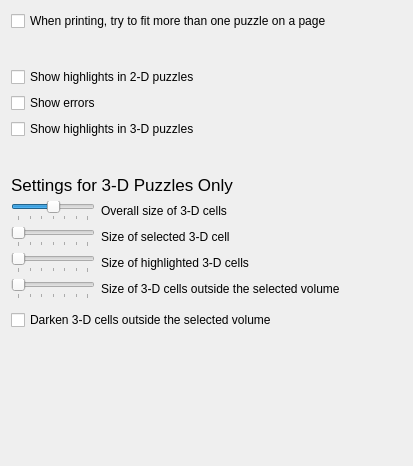
<?xml version="1.0" encoding="UTF-8"?>
<ui version="4.0">
 <class>ConfigGame</class>
 <widget class="QWidget" name="ConfigGame">
  <property name="geometry">
   <rect>
    <x>0</x>
    <y>0</y>
    <width>413</width>
    <height>466</height>
   </rect>
  </property>
  <layout class="QVBoxLayout" name="verticalLayout">
   <item>
    <widget class="QCheckBox" name="kcfg_PrintMulti">
     <property name="toolTip">
      <string/>
     </property>
     <property name="text">
      <string>When printing, try to fit more than one puzzle on a page</string>
     </property>
    </widget>
   </item>
   <item>
    <spacer name="verticalSpacer">
     <property name="orientation">
      <enum>Qt::Vertical</enum>
     </property>
     <property name="sizeType">
      <enum>QSizePolicy::Fixed</enum>
     </property>
     <property name="sizeHint" stdset="0">
      <size>
       <width>20</width>
       <height>30</height>
      </size>
     </property>
    </spacer>
   </item>
   <item>
    <widget class="QCheckBox" name="kcfg_ShowHighlights">
     <property name="toolTip">
      <string>Highlight the row, column and block that contain the selected cell</string>
     </property>
     <property name="whatsThis">
      <string>Highlight the row, column and block that contain the selected cell. Blocks may be square or irregular (as in jigsaw-type or XSudoku puzzles).</string>
     </property>
     <property name="text">
      <string>Show highlights in 2-D puzzles</string>
     </property>
    </widget>
   </item>
   <item>
    <widget class="QCheckBox" name="kcfg_ShowErrors">
     <property name="toolTip">
      <string>Highlight in red any cells whose values break the Sudoku rules.</string>
     </property>
     <property name="whatsThis">
      <string>Highlight in red any cells whose values break the Sudoku rules.</string>
     </property>
     <property name="text">
      <string>Show errors</string>
     </property>
    </widget>
   </item>
   <item>
    <widget class="QCheckBox" name="kcfg_ShowHighlights3D">
     <property name="toolTip">
      <string>Highlight the planes (blocks) that contain the selected cell.</string>
     </property>
     <property name="whatsThis">
      <string>Highlight the planes (blocks) that contain the selected cell.</string>
     </property>
     <property name="text">
      <string>Show highlights in 3-D puzzles</string>
     </property>
    </widget>
   </item>
   <item>
    <spacer name="spacer_3">
     <property name="orientation">
      <enum>Qt::Vertical</enum>
     </property>
     <property name="sizeType">
      <enum>QSizePolicy::Fixed</enum>
     </property>
     <property name="sizeHint" stdset="0">
      <size>
       <width>20</width>
       <height>30</height>
      </size>
     </property>
    </spacer>
   </item>
   <item>
    <widget class="QLabel" name="label_2">
     <property name="font">
      <font>
       <pointsize>13</pointsize>
      </font>
     </property>
     <property name="text">
      <string>Settings for 3-D Puzzles Only</string>
     </property>
    </widget>
   </item>
   <item>
    <layout class="QHBoxLayout" name="horizontalLayout">
     <item>
      <widget class="QSlider" name="kcfg_OverallSize3D">
       <property name="sizePolicy">
        <sizepolicy hsizetype="Fixed" vsizetype="Preferred">
         <horstretch>200</horstretch>
         <verstretch>0</verstretch>
        </sizepolicy>
       </property>
       <property name="toolTip">
        <string>Set the relative size of 3-D cells and the spaces between them.</string>
       </property>
       <property name="whatsThis">
        <string>Set the relative size of 3-D cells and the spaces between them.</string>
       </property>
       <property name="minimum">
        <number>7</number>
       </property>
       <property name="maximum">
        <number>13</number>
       </property>
       <property name="singleStep">
        <number>1</number>
       </property>
       <property name="pageStep">
        <number>1</number>
       </property>
       <property name="value">
        <number>10</number>
       </property>
       <property name="sliderPosition">
        <number>10</number>
       </property>
       <property name="orientation">
        <enum>Qt::Horizontal</enum>
       </property>
       <property name="invertedAppearance">
        <bool>false</bool>
       </property>
       <property name="tickPosition">
        <enum>QSlider::TicksBelow</enum>
       </property>
       <property name="tickInterval">
        <number>1</number>
       </property>
      </widget>
     </item>
     <item>
      <widget class="QLabel" name="label_6">
       <property name="sizePolicy">
        <sizepolicy hsizetype="Expanding" vsizetype="Preferred">
         <horstretch>0</horstretch>
         <verstretch>0</verstretch>
        </sizepolicy>
       </property>
       <property name="toolTip">
        <string>Set the relative size of 3-D cells and the spaces between them.</string>
       </property>
       <property name="whatsThis">
        <string>Set the relative size of 3-D cells and the spaces between them.</string>
       </property>
       <property name="text">
        <string>Overall size of 3-D cells</string>
       </property>
       <property name="buddy">
        <cstring>kcfg_OverallSize3D</cstring>
       </property>
      </widget>
     </item>
    </layout>
   </item>
   <item>
    <layout class="QHBoxLayout" name="horizontalLayout_1">
     <item>
      <widget class="QSlider" name="kcfg_SelectionSize3D">
       <property name="sizePolicy">
        <sizepolicy hsizetype="Fixed" vsizetype="Preferred">
         <horstretch>200</horstretch>
         <verstretch>0</verstretch>
        </sizepolicy>
       </property>
       <property name="toolTip">
        <string>Shrink or expand a cell by up to 30% when it is selected.</string>
       </property>
       <property name="whatsThis">
        <string>Shrink or expand a cell by up to 30% when it is selected.</string>
       </property>
       <property name="minimum">
        <number>7</number>
       </property>
       <property name="maximum">
        <number>13</number>
       </property>
       <property name="singleStep">
        <number>1</number>
       </property>
       <property name="pageStep">
        <number>1</number>
       </property>
       <property name="value">
        <number>7</number>
       </property>
       <property name="sliderPosition">
        <number>7</number>
       </property>
       <property name="orientation">
        <enum>Qt::Horizontal</enum>
       </property>
       <property name="invertedAppearance">
        <bool>false</bool>
       </property>
       <property name="tickPosition">
        <enum>QSlider::TicksBelow</enum>
       </property>
       <property name="tickInterval">
        <number>1</number>
       </property>
      </widget>
     </item>
     <item>
      <widget class="QLabel" name="label">
       <property name="sizePolicy">
        <sizepolicy hsizetype="Expanding" vsizetype="Preferred">
         <horstretch>0</horstretch>
         <verstretch>0</verstretch>
        </sizepolicy>
       </property>
       <property name="toolTip">
        <string>Shrink or expand a cell by up to 30% when it is selected.</string>
       </property>
       <property name="whatsThis">
        <string>Shrink or expand a cell by up to 30% when it is selected.</string>
       </property>
       <property name="text">
        <string>Size of selected 3-D cell</string>
       </property>
       <property name="buddy">
        <cstring>kcfg_SelectionSize3D</cstring>
       </property>
      </widget>
     </item>
    </layout>
   </item>
   <item>
    <layout class="QHBoxLayout" name="horizontalLayout_2">
     <item>
      <widget class="QSlider" name="kcfg_HighlightedSize3D">
       <property name="sizePolicy">
        <sizepolicy hsizetype="Fixed" vsizetype="Preferred">
         <horstretch>200</horstretch>
         <verstretch>0</verstretch>
        </sizepolicy>
       </property>
       <property name="toolTip">
        <string>Shrink or expand cells by up to 30% when they are highlighted.</string>
       </property>
       <property name="whatsThis">
        <string>Shrink or expand cells by up to 30% when they are highlighted.</string>
       </property>
       <property name="minimum">
        <number>7</number>
       </property>
       <property name="maximum">
        <number>13</number>
       </property>
       <property name="pageStep">
        <number>1</number>
       </property>
       <property name="value">
        <number>7</number>
       </property>
       <property name="orientation">
        <enum>Qt::Horizontal</enum>
       </property>
       <property name="tickPosition">
        <enum>QSlider::TicksBelow</enum>
       </property>
       <property name="tickInterval">
        <number>1</number>
       </property>
      </widget>
     </item>
     <item>
      <widget class="QLabel" name="label_3">
       <property name="sizePolicy">
        <sizepolicy hsizetype="Expanding" vsizetype="Preferred">
         <horstretch>0</horstretch>
         <verstretch>0</verstretch>
        </sizepolicy>
       </property>
       <property name="toolTip">
        <string>Shrink or expand cells by up to 30% when they are highlighted.</string>
       </property>
       <property name="whatsThis">
        <string>Shrink or expand cells by up to 30% when they are highlighted.</string>
       </property>
       <property name="text">
        <string>Size of highlighted 3-D cells</string>
       </property>
       <property name="buddy">
        <cstring>kcfg_HighlightedSize3D</cstring>
       </property>
      </widget>
     </item>
    </layout>
   </item>
   <item>
    <layout class="QHBoxLayout" name="horizontalLayout_4">
     <item>
      <widget class="QSlider" name="kcfg_OuterCellSize3D">
       <property name="sizePolicy">
        <sizepolicy hsizetype="Fixed" vsizetype="Preferred">
         <horstretch>200</horstretch>
         <verstretch>0</verstretch>
        </sizepolicy>
       </property>
       <property name="toolTip">
        <string>Shrink cells by up to 60% if they are not in an NxNxN cube that contains the selected cell.</string>
       </property>
       <property name="whatsThis">
        <string>Shrink cells by up to 60% if they are not in an NxNxN cube that contains the selected cell. This is useful if a 3-D puzzle has more than one cube.</string>
       </property>
       <property name="minimum">
        <number>4</number>
       </property>
       <property name="maximum">
        <number>10</number>
       </property>
       <property name="pageStep">
        <number>1</number>
       </property>
       <property name="value">
        <number>4</number>
       </property>
       <property name="orientation">
        <enum>Qt::Horizontal</enum>
       </property>
       <property name="tickPosition">
        <enum>QSlider::TicksBelow</enum>
       </property>
       <property name="tickInterval">
        <number>1</number>
       </property>
      </widget>
     </item>
     <item>
      <widget class="QLabel" name="label_5">
       <property name="sizePolicy">
        <sizepolicy hsizetype="Expanding" vsizetype="Preferred">
         <horstretch>0</horstretch>
         <verstretch>0</verstretch>
        </sizepolicy>
       </property>
       <property name="toolTip">
        <string>Shrink cells by up to 60% if they are not in an NxNxN cube that contains the selected cell.</string>
       </property>
       <property name="whatsThis">
        <string>Shrink cells by up to 60% if they are not in an NxNxN cube that contains the selected cell. This is useful if a 3-D puzzle has more than one cube.</string>
       </property>
       <property name="text">
        <string>Size of 3-D cells outside the selected volume</string>
       </property>
       <property name="buddy">
        <cstring>kcfg_OuterCellSize3D</cstring>
       </property>
      </widget>
     </item>
    </layout>
   </item>
   <item>
    <layout class="QHBoxLayout" name="horizontalLayout_3">
     <property name="topMargin">
      <number>5</number>
     </property>
     <item>
      <widget class="QCheckBox" name="kcfg_DarkenOuterCells3D">
       <property name="toolTip">
        <string>Darken cells if they are not in an NxNxN cube that contains the selected cell.</string>
       </property>
       <property name="whatsThis">
        <string>Shrink cells by up to 60% if they are not in an NxNxN cube that contains the selected cell. This is useful if a 3-D puzzle has more than one cube.</string>
       </property>
       <property name="text">
        <string>Darken 3-D cells outside the selected volume</string>
       </property>
      </widget>
     </item>
     <item>
      <spacer name="horizontalSpacer">
       <property name="orientation">
        <enum>Qt::Horizontal</enum>
       </property>
       <property name="sizeHint" stdset="0">
        <size>
         <width>40</width>
         <height>20</height>
        </size>
       </property>
      </spacer>
     </item>
    </layout>
   </item>
   <item>
    <spacer>
     <property name="orientation">
      <enum>Qt::Vertical</enum>
     </property>
     <property name="sizeType">
      <enum>QSizePolicy::Expanding</enum>
     </property>
     <property name="sizeHint" stdset="0">
      <size>
       <width>20</width>
       <height>40</height>
      </size>
     </property>
    </spacer>
   </item>
  </layout>
 </widget>
 <tabstops>
  <tabstop>kcfg_ShowHighlights</tabstop>
  <tabstop>kcfg_ShowErrors</tabstop>
  <tabstop>kcfg_ShowHighlights3D</tabstop>
  <tabstop>kcfg_SelectionSize3D</tabstop>
  <tabstop>kcfg_HighlightedSize3D</tabstop>
  <tabstop>kcfg_OuterCellSize3D</tabstop>
  <tabstop>kcfg_DarkenOuterCells3D</tabstop>
 </tabstops>
 <resources/>
 <connections/>
</ui>
